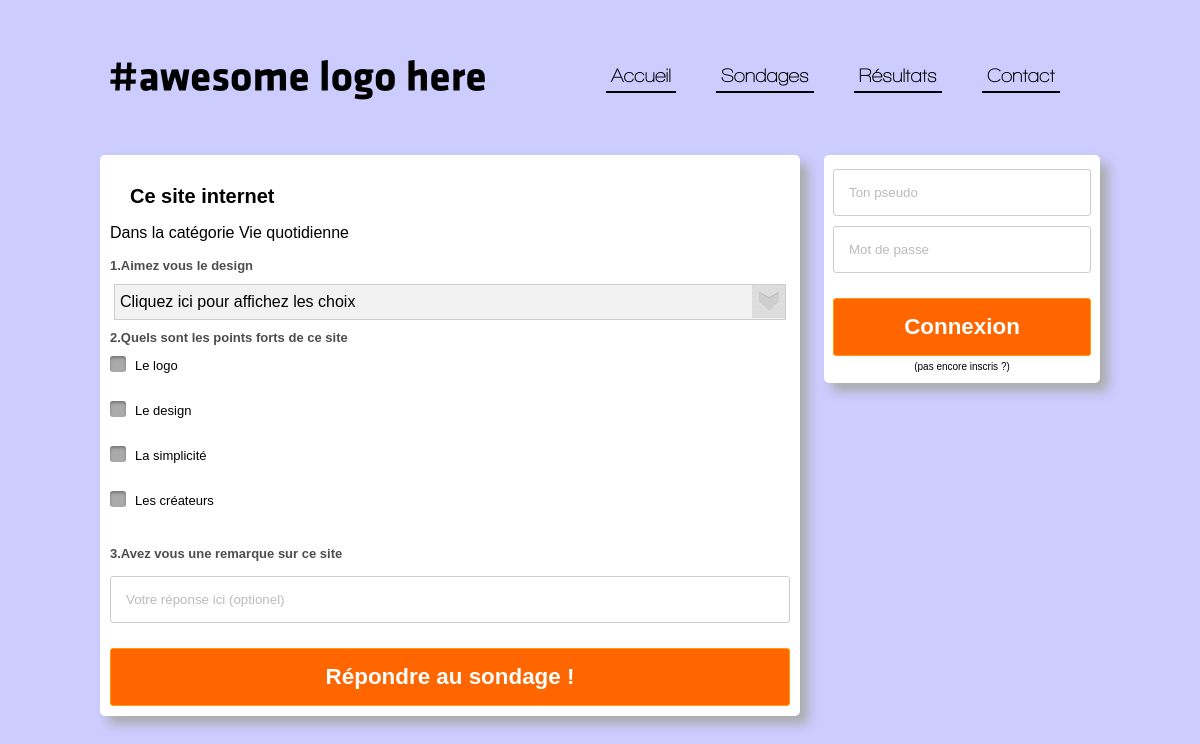
The app's page /liste_sondages.php?id=48 with its own data.
### tables this page shows
CREATE TABLE IF NOT EXISTS `sondages` (
  `id` int(11) NOT NULL AUTO_INCREMENT,
  `titre` text NOT NULL,
  `id_membre` int(11) NOT NULL,
  `nb_question` int(11) NOT NULL,
  `categorie` text NOT NULL,
  `date` date NOT NULL,
  `nb_rempli` int(11) NOT NULL,
  PRIMARY KEY (`id`)
);

CREATE TABLE IF NOT EXISTS `question` (
  `id` int(11) NOT NULL AUTO_INCREMENT,
  `id_sondage` int(11) NOT NULL,
  `numero` int(11) NOT NULL,
  `type` int(11) NOT NULL,
  `titre` text NOT NULL,
  PRIMARY KEY (`id`)
);

CREATE TABLE IF NOT EXISTS `multiple` (
  `id` int(11) NOT NULL AUTO_INCREMENT,
  `id_question` int(11) NOT NULL,
  `nb_choix` int(11) NOT NULL,
  `choix1` text NOT NULL,
  `choix2` text NOT NULL,
  `choix3` text NOT NULL,
  `choix4` text NOT NULL,
  `choix5` text NOT NULL,
  `choix6` text NOT NULL,
  `choix7` text NOT NULL,
  `choix8` text NOT NULL,
  `choix9` text NOT NULL,
  `choix10` text NOT NULL,
  PRIMARY KEY (`id`)
);

### includes/sql.php (called while the page is built)
<?php
					$connSQL['hote']="localhost";
				   $connSQL['util']="root";
				   $connSQL['pass']="";
				   $connSQL['base']="test";
				   ?>

### includes/fonctions.php (called while the page is built, shortened)
<?php
				include 'sql.php';
			   function requete($requete) {
				   global $connSQL;
						   if(function_exists("mysqli_query")) {
							   $resultat=@mysqli_query($connSQL['conn'],$requete) or
			die("<font color=\"#AD0018\"><b>$requete<br>erreur</b></font>");
						   } else {
							   $resultat=@mysql_query($requete) or die("<font
			color=\"#AD0018\">".erreur(3)."</b></font>");
						   }
				   return $resultat;
			   }
			   function reqfetch($resultat) {
				   if(function_exists("mysqli_fetch_array")) {
					   return mysqli_fetch_array($resultat);
				   } else {
					   return mysql_fetch_array($resultat);
				   }
			   }

### liste_sondages.php (the view, shortened to what this page needs)
<?php session_start();
include 'includes/haut.php';
include 'includes/menu.php';
include 'includes/fonctions.php';
?>
		<div class="contenu">
			<div class="corps">
				<form method="POST" action="reponse.php">
				<?php
					if(isset($_GET['id']))
					{
						$sql = 'SELECT *  FROM sondages WHERE id = "'.$_GET['id'].'"';
						$req = requete($sql);
						while ($data = reqfetch($req))
						{
							echo '<h1>'.$data['titre'].'</h1><p> Dans la catégorie '.$data['categorie'].'</p>';
							$sql = 'SELECT *  FROM question WHERE id_sondage = "'.$data['id'].'" ORDER BY id ASC';
							$req = requete($sql);
							while ($question = reqfetch($req))
							{
								echo "<h2>".$question['numero'].".".$question['titre']."</h2>";
								if($question['type']==1)
								{
									$sql2 = 'SELECT * FROM multiple WHERE id_question = "'.$question['id'].'"';
									$req2 = requete($sql2);
									echo '<div class="checkbox" >';
									while ($choix = reqfetch($req2))
									{
										for($k=1;$k<=$choix['nb_choix'];$k++)
										{
											echo "<label for='check".$k.$question['numero']."'>".$choix['choix'.$k]."</label><br><br>";
										}
									}
									echo "</div>";
								}
								if($question['type']==2)
								{
									$sql1 = 'SELECT *  FROM multiple WHERE id_question = "'.$question['id'].'"';
									$req1 = requete($sql1);
									echo "<div class='styled-select'>";
									while ($choix = reqfetch($req1))
									{
										echo "<select  name='reponse".$question['numero']."[]' >";
										echo "<option selected disabled>Cliquez ici pour affichez les choix</option> ";
										echo "</select>	</div>";
									}
								}
								if($question['type']==3)
								{
									echo "<input type='text' name='reponse".$question['numero']."[]'  placeholder='Votre réponse ici (optionel)'>";
								}
							}
						}
						echo "<button type='submit'>Répondre au sondage !</button>	";
					}
					?>
				</form>
			</div>
			<div class="barredroite">
				<?php if(!isset($_SESSION['pseudo'])){?>
				<div class="bloc">
					<form class="form1" id="start" action="connexion.php" method="post">
						<input type="text" name="pseudo" placeholder="Ton pseudo " required="">
							<input type="password" name="mdp" placeholder="Mot de passe" required="">
							<button type="submit">Connexion</button>
							<a href="inscription.php"class="inscritToi">(pas encore inscris ?)</a>
					</form>
				</div>
				<?php }				?>
			</div>
		</div>
	</div>
	</body>
</html>

### includes/haut.php (shortened to what this page needs)
<!DOCTYPE html>
<html>
    <head>
		<link href="css/design.css" rel="stylesheet">
    </head>
    <body>

### includes/menu.php
<div id="global">
	<div class="header">
		<div class="menu">
			<ul>
				<li><a href="index.php">Accueil</a></li>
				<li><a href="sondages.php">Sondages</a></li>
				<li><a href="resultat.php">Résultats</a></li>
				<li><a href="mailto:meldoko@gmail.com">Contact</a></li>
			</ul>
		</div>
		<div class="logo">
			<img src="img/logo1.png"/>
		</div>
	</div>

### css/design.css (style rules this page uses)
html { padding:0px; width:100%; height:100%; }
body { font-family:Arial,Sans; margin:0px; padding:0px; width:100%; height:100%; background-color:#ccccff; }
#global { margin:auto; margin-top:0px; width:1000px; height:100%; }
a { text-decoration:none; color:black; }
.logo { width:400px; height:155px; }
.menu { font-family:Walk,Sans; font-size:20px; float:right; margin-top:65px; }
.menu ul { padding:0; margin:0; list-style-type:none; }
.menu li { margin-right:40px; float:left; }
.menu ul li a { width:100px; color:black; -webkit-transition: border .2s ease-in; -moz-transition: border .2s ease-in; transition: border .2s ease-in; text-decoration:none; text-align:center; padding:5px; border-bottom:2px black solid; }
.contenu { margin-top:0; margin-bottom:20px; height:100%; }
.corps { float:left; margin-bottom:20px; background-color:white; width:680px; padding:10px; border-radius:5px; box-shadow: 8px 8px 12px #aaa; }
.bloc { margin-bottom:20px; background-color:white; padding:3px; border-radius:5px; box-shadow: 8px 8px 12px #aaa; float:right; width:270px; }
input checkbox h1,h2,h3 { margin-top:10px; font-family:Arial,Sans; text-align:left; font-size:13px; color:#4d4d4d; }
.form1 { margin:6px; text-align:center; }
h1 { text-align:left; font-size:20px; }
.inscritToi { text-decoration:none; margin:3px; font-size:10px; cursor:pointer; }
input { margin: 5px 0; padding: 15px; width: 100%; *width: 518px; box-sizing: border-box; border: 1px solid #ccc; border-radius: 3px; }
button { margin: 20px 0px 0px 0px; padding: 15px 8px; width: 100%; cursor: pointer; border: 1px solid #ff9c00; overflow: visible; display: inline-block; color: #fff; font: bold 1.4em arial, sans; background-color: #ff6600; border-radius: 3px; }
.styled-select { cursor:pointer; background: url(../img/select.jpg) no-repeat right #f2f2f2; border: 1px solid #ccc; width:auto; margin: 4px; }
.styled-select select { cursor:pointer; background: transparent; width: 100%; padding: 5px; font-size: 16px; line-height: 1; border: 0; border-radius: 0; height: 34px; -webkit-appearance: none; }
h1 { margin-top:20px; margin-left:20px; }
label { display: inline-block; cursor: pointer; position: relative; padding-left: 25px; margin-right: 15px; font-size: 13px; }
label:before { content: ""; display: inline-block; width: 16px; height: 16px; margin-right: 10px; position: absolute; left: 0; bottom: 1px; background-color: #aaa; box-shadow: inset 0px 2px 3px 0px rgba(0, 0, 0, .3), 0px 1px 0px 0px rgba(255, 255, 255, .8); }
.checkbox label { margin-bottom: 10px; }
.checkbox label:before { border-radius: 3px; }

### records on screen
sondages: titre "Ce site internet", categorie "Vie quotidienne"
question: numero "1", titre "Aimez vous le design", type 2 (drawn)
question: numero "2", titre "Quels sont les points forts de ce site"
multiple: choix1 "Le logo", choix2 "Le design", choix3 "La simplicité", choix4 "Les créateurs"
question: numero "3", titre "Avez vous une remarque sur ce site"
